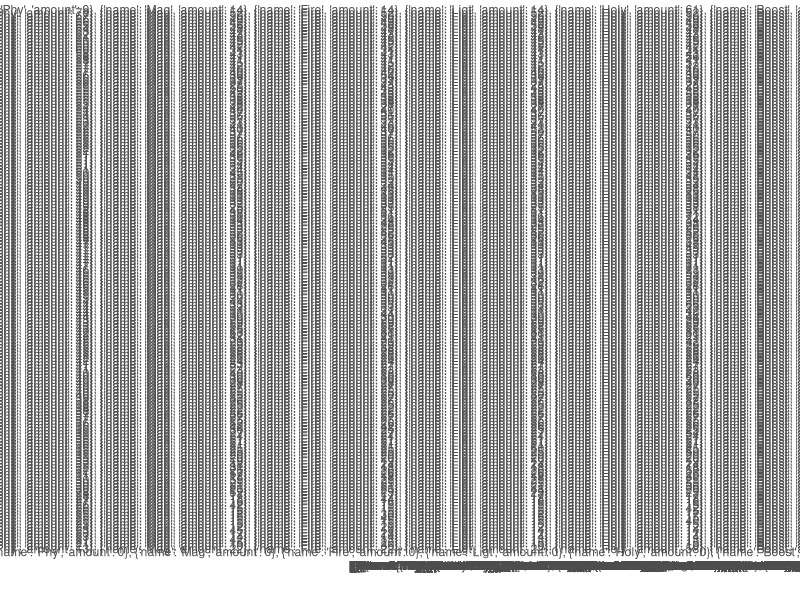

This figure's R source:
## ---- chunk 1
library("ggplot2")
setwd("data/elden_ring")
weapon_data <- read.csv("weapons.csv")
colnames(weapon_data)
## ---- chunk 2
summary(weapon_data)
## ---- chunk 3
ggplot(data = weapon_data, mapping = aes(x = attack, y = defence)) + 
  geom_point()
